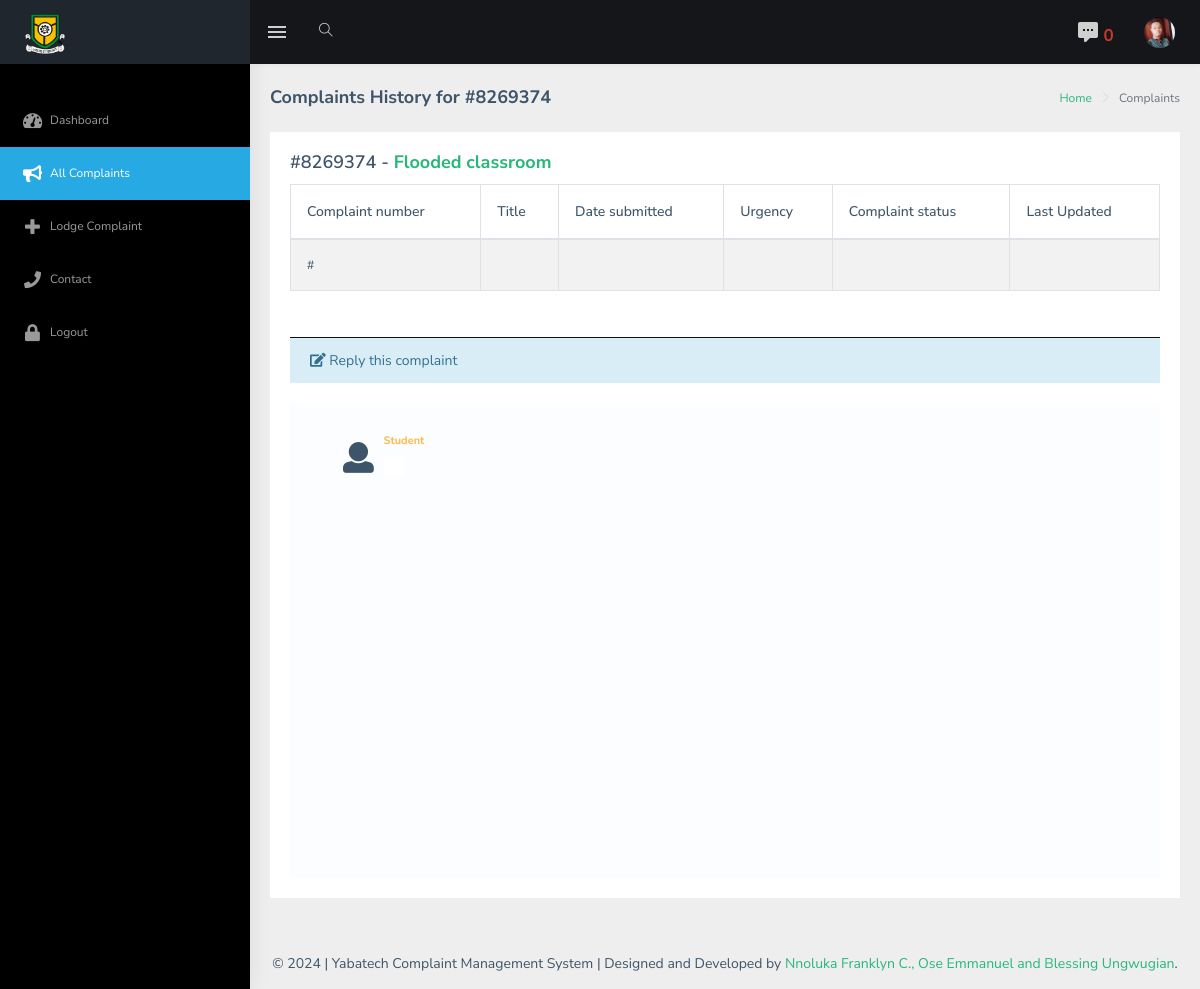
The app's page /view-complaint.php?complaint_no=8269374 (signed in) with its own data.
### tables this page shows
CREATE TABLE `user` (
  `studentID` int(11) NOT NULL,
  `matric_no` varchar(200) NOT NULL,
  `name` text NOT NULL,
  `username` varchar(200) NOT NULL,
  `email` varchar(200) NOT NULL,
  `phone_no` varchar(11) NOT NULL,
  `password` varchar(260) NOT NULL,
  `photo` varchar(200) NOT NULL,
  `account_status` varchar(40) NOT NULL DEFAULT 'active'
);

CREATE TABLE `complaints` (
  `id` int(11) NOT NULL,
  `studentID` int(11) NOT NULL,
  `title` varchar(200) NOT NULL,
  `complaint_number` varchar(100) NOT NULL,
  `matric_no` varchar(200) NOT NULL,
  `category` varchar(200) NOT NULL,
  `subcategory` varchar(200) NOT NULL,
  `urgency` varchar(100) NOT NULL,
  `complaint_message` longtext NOT NULL,
  `complaint_file` varchar(200) NOT NULL,
  `reg_date` varchar(200) NOT NULL,
  `status` varchar(150) NOT NULL DEFAULT 'Open',
  `last_modified` varchar(200) NOT NULL,
  `email` varchar(200) NOT NULL
);

### admin/classes/Functions.php (called while the page is built, shortened)
<?php
$dot_env = Dotenv::createImmutable(dirname(__DIR__));
class Functions extends Database{
    public function base_url(){
        return 'http://localhost:8080/project/';
    }
}

### admin/classes/Database.php (called while the page is built, shortened)
<?php
$dot_env = Dotenv::createImmutable(dirname(__DIR__));
class Database
{
    private $dbh;
    private $stmt;
    public function __construct()
    {
        $this->host = $_ENV["DB_HOST"];
        $this->database = $_ENV["DB_NAME"];
        $this->user = $_ENV['DB_USER'];
        $this->password = $_ENV['DB_PASS'];
        $dsn = "mysql:host=".$this->host.";dbname=".$this->database;
        $options = array(
            PDO::ATTR_PERSISTENT => true,
            PDO::ATTR_ERRMODE => PDO::ERRMODE_EXCEPTION
        );
        try{
            $this->dbh = new PDO($dsn, $this->user, $this->password, $options);
        }catch (PDOException $err){
            $this->error = $err->getMessage();
        }
    }
    public function query($query){
        $this->stmt = $this->dbh->prepare($query);
    }
    public function bind($param, $value, $type = null){
        if(is_null($type)){
            switch (true){
                case is_null($value):
                    $type = PDO::PARAM_NULL;
                    break;
                default:
                    $type = PDO::PARAM_STR;
            }
        }
        $this->stmt->bindValue($param, $value, $type);
    }
    public function execute(){
        return $this->stmt->execute();
    }
    public function fetchSingle(){
        $this->execute();
        return $this->stmt->fetch(PDO::FETCH_OBJ);
    }
    public function fetchColumn(){
        $this->execute();
        return $this->stmt->fetchColumn();
    }
    public function rowCount(){
        $this->execute();
        return $this->stmt->rowCount();
    }
}

### view-complaint.php (the view, shortened to what this page needs)
<?php
if(isset($_SESSION['username'])){
    if(isset($_GET['complaint_no'])){
?>
<!DOCTYPE html>
<html dir="ltr" lang="en">
<head>
    <?php include "inc/header.php"; ?>
<?php
$complaint_no = $_GET['complaint_no'];
$sql = "SELECT * FROM complaints WHERE complaint_number =:complaint_no";
$conn->query($sql);
$conn->bind(":complaint_no", $complaint_no);
$row_count = $conn->rowCount();
$result = $conn->fetchSingle();
$db_complaint_no = $result->complaint_number;
if($complaint_no == $db_complaint_no){
    $subject = $result->title;
?>
    <div id="main-wrapper">
        <?php include 'inc/top-bar.php'?>
        <?php include 'inc/side-bar.php'?>
        <div class="page-wrapper">
            <div class="page-breadcrumb">
                <div class="row">
                    <div class="col-12 d-flex no-block align-items-center">
                        <h4 class="page-title">Complaints History for #<?php echo $db_complaint_no; ?></h4>
                        <div class="ml-auto text-right">
                            <nav aria-label="breadcrumb">
                                <ol class="breadcrumb">
                                    <li class="breadcrumb-item"><a href="<?php echo $base_url; ?>">Home</a></li>
                                    <li class="breadcrumb-item active" aria-current="page">Complaints</li>
                                </ol>
                            </nav>
                        </div>
                    </div>
                </div>
            </div>
            <div class="container-fluid">
                <div class="row">
                    <div class="col-12">
                        <div class="card">
                            <div class="card-body">
                                <h5 class="card-title" style="font-size: 18px;">#<?php echo $db_complaint_no ?> - <span style="color:  #28b779; font-weight: bold;"><?php echo $subject;  ?></span>
                                </h5>
                                <div class="table-responsive">
                                    <table id="zero_config" class="table table-striped table-bordered">
                                        <thead>
                                        <tr>
                                            <th>Complaint number</th>
                                            <th>Title</th>
                                            <th>Date submitted</th>
                                            <th>Urgency</th>
                                            <th>Complaint status</th>
                                            <th>Last Updated</th>
                                        </tr>
                                        </thead>
                                        <tbody>
                                        <?php
                                        $sql = "SELECT * FROM complaints JOIN user on complaints.matric_no = user.matric_no
                                                WHERE username =:username AND complaint_number =:complaints_no";
                                        $conn->query($sql);
                                        $conn->bind(':username', $_SESSION['username']);
                                        $conn->bind(':complaints_no',$db_complaint_no);
                                        ?>
                                        <?php
                                              $details = $conn->fetchSingle();
                                                $complaint_no = $details->complaint_number;
                                                $subject = $details->title;
                                                $message = $details->complaint_message;
                                                $status = $details->status;
                                                $urgency = $details->urgency;
                                                $date_submitted = $details->reg_date;
                                                $date_modified = $details->last_modified;
                                                $urgency_class = '';
                                                $status_class = '';
                                                $image = $details->photo;
                                                if($status == 'Open'){
                                                    $status_class = 'text-success';
                                                }else{
                                                    $status_class = 'text-danger';
                                                }
                                                ?>
                                                <tr>
                                                    <td>#<?= $complaint_no; ?></td>
                                                    <td><?= $subject; ?></td>
                                                    <td><?= $date_submitted; ?></td>
                                                    <td><span class="<?= $urgency_class ?>"><?= $urgency; ?></span></td>
                                                    <td><span class="<?= $status_class ?>"><?= $status; ?></span></td>
                                                    <td><?= $date_modified; ?></td>
                                                </tr>
                                        </tbody>
                                    </table>
                                </div>
                                <div id="accordian-4">
                                    <div class="card m-t-30">
                                        <a class="card-header link collapsed border-top" data-toggle="collapse" data-parent="#accordian-4" href="#Toggle-3" aria-expanded="false" aria-controls="Toggle-3">
                                            <i class="fas fa-edit" aria-hidden="true"></i>
                                            <span>Reply this complaint</span>
                                        </a>
                                    </div>
                                </div>
                                <div class="chat-box scrollable" style="height:475px; background: #fbfdff;">
                                    <ul class="chat-list">
                                        <li class="chat-item">
                                            <div class="chat-img">
                                                <?php
                                                if(!empty($image)){
                                                    ?>   <div class="p-2"><img src="<?= $conn->base_url();?>assets/images/<?= $image;?>" alt="profile image" style="width: 30px; height: 30px; border-radius: 50%;"></div> <?php
                                                }else{
                                                    ?>   <div class="p-2"><i class="fa fa-user" style="font-size: 2.2em; padding: 2px 15px;"></i></div> <?php
                                                }
                                                ?>
                                            </div>
                                            <div class="chat-content">
                                                <span style="display: block;position: relative;top: -8px; font-size: 11px;font-weight: bold;color: #ffb848;">Student</span>
                                                <div class="box bg-light-info"><?= $message; ?></div>
                                            </div>
                                        </li>
                                    </ul>
                                </div>
                            </div>
                        </div>
                    </div>
                </div>
            </div>
            <?php include 'inc/scripts.php'; ?>
</body>
</html>
    <?php }else{
    $redirect = $conn->base_url().'complaints';
        header("location: $redirect");
    }?>
        <?php
    }
}?>

### inc/top-bar.php (shortened to what this page needs)
<header class="topbar" data-navbarbg="skin5">
    <nav class="navbar top-navbar navbar-expand-md navbar-dark">
        <div class="navbar-header" data-logobg="skin5">
            <a class="navbar-brand" href="index.php">
                <b class="logo-icon p-l-10">
                </b>
                <span class="logo-text">
                             <img src="<?php echo $base_url; ?>assets/images/site-logo.png" alt="homepage" class="light-logo" width="40" height="40"/>
                        </span>
            </a>
        </div>
        <div class="navbar-collapse collapse" id="navbarSupportedContent" data-navbarbg="skin5">
            <ul class="navbar-nav float-left mr-auto">
                <li class="nav-item d-none d-md-block"><a class="nav-link sidebartoggler waves-effect waves-light" href="javascript:void(0)" data-sidebartype="mini-sidebar"><i class="mdi mdi-menu font-24"></i></a></li>
                <li class="nav-item search-box"> <a class="nav-link waves-effect waves-dark" href="javascript:void(0)"><i class="ti-search"></i></a>
            </ul>
            <ul class="navbar-nav float-right">
                <li class="nav-item dropdown">
                    <?php
                    $sql = "SELECT * FROM messages JOIN user u on messages.user = u.username
                                 WHERE messages.user = :username AND is_read =:no ORDER BY id DESC LIMIT 3";
                    $conn->query($sql);
                    $conn->bind(":username", $_SESSION['username']);
                    $conn->bind(":no", "no");
                    $rowCount = $conn->rowCount();
                    ?>
                    <a class="nav-link dropdown-toggle waves-effect waves-dark" href="" id="2" data-toggle="dropdown" aria-haspopup="true" aria-expanded="false"> <i class="font-24 mdi mdi-comment-processing"></i>
                        <span style="color: #cb372b; font-weight: bolder; font-size: 17px;"><?php echo $rowCount; ?></span>
                    </a>
                </li>
                <li class="nav-item dropdown">
                    <?php
                    $sql = "SELECT photo FROM user WHERE username =:username";
                    $conn->query($sql);
                    $conn->bind(":username", $_SESSION['username']);
                    $image = $conn->fetchColumn();
                    $image_link = $conn->base_url()."assets/images/$image";
                    ?>
                    <a class="nav-link dropdown-toggle text-muted waves-effect waves-dark pro-pic" href="" data-toggle="dropdown" aria-haspopup="true" aria-expanded="false">
                       <?php
                        if(empty($image)){
                            ?>
                            <img src="<?php echo $base_url; ?>assets/images/users/1.jpg" alt="user" class="rounded-circle" width="31">
                            <?php
                        }else{
                            ?>
                            <img src="<?= $image_link; ?>" alt="user" class="rounded-circle" width="31">
                            <?php
                        }
                       ?>
                    </a>
                </li>
            </ul>
        </div>
    </nav>
</header>

### inc/header.php (style rules this page uses)
table th { font-size: 14px; }
table td { font-size: 12px; }
#main-wrapper div { font-size: 14px; }
.card-header { background-color: #d9edf7; border-color: #101010 !important; color: #31708f !important; }
.chat-list .chat-item .chat-content .box { background: #ffffff; }
#main-wrapper[data-sidebartype=full] .page-wrapper { margin-left: 250px !important; }

### records on screen
user: photo (picture)
complaints: complaint_number "8269374", title "Flooded classroom"

### other values on screen
$rowCount "0"
